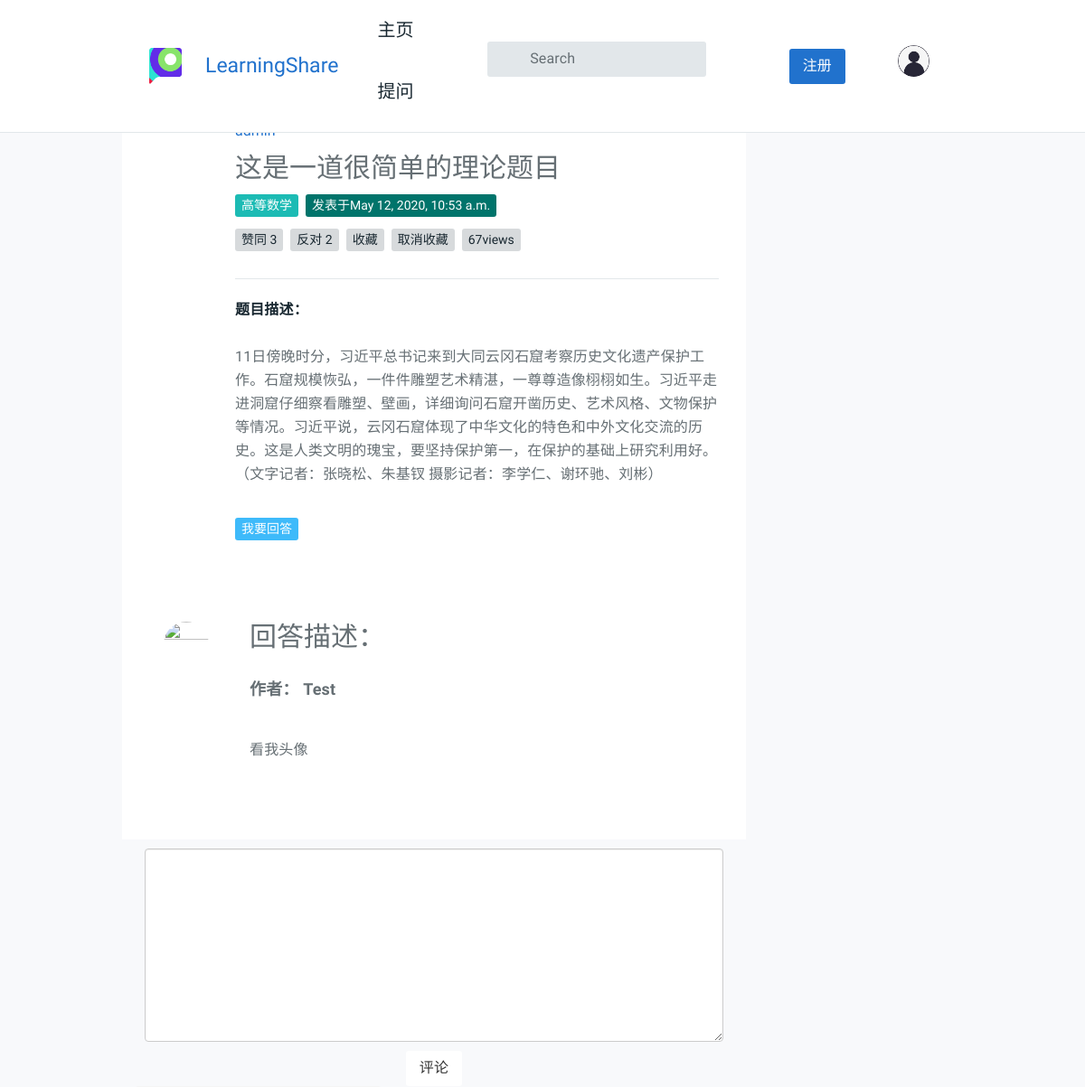
Before: /answer/answer/comment/25/ (signed in) with the older database file.
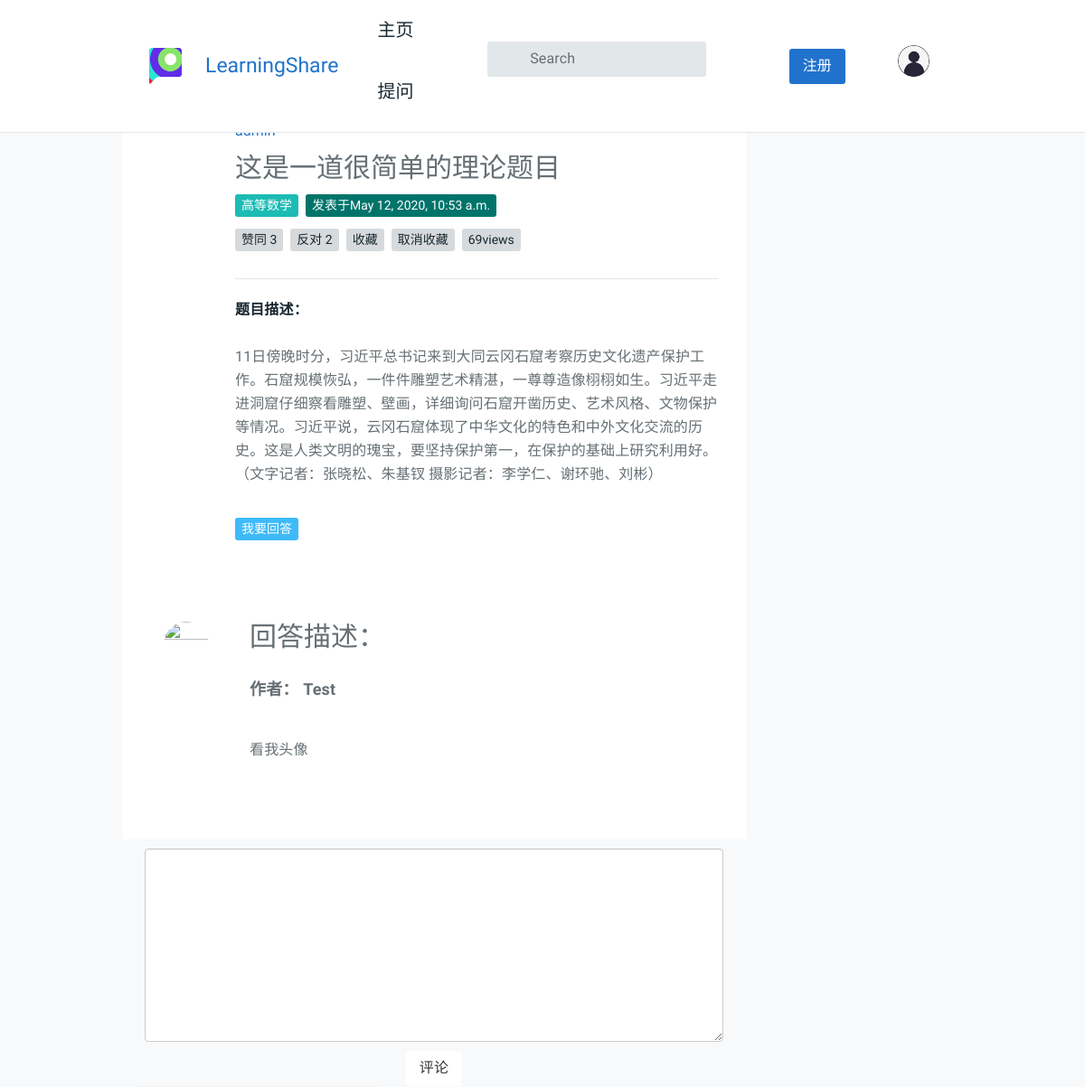
After: the same page with the newer database file.
### QuestionApp/models.py (models this page shows, shortened)
class Question(models.Model):
    user = models.ForeignKey(User, verbose_name='提问者', related_name='questions',on_delete=models.CASCADE)
    questionTitle = models.CharField('问题标题', max_length=40, unique=True, blank=False)
    questionCategory = models.ForeignKey('CategoryApp.Category', verbose_name='板块名称', on_delete=models.CASCADE)
    questionDescription = models.TextField('详细描述')
    created=models.DateTimeField(default=timezone.now, verbose_name='发布日期')
    publishDate = models.DateTimeField(auto_now=True, verbose_name='更新日期')
    goodNum = models.IntegerField(default=0, verbose_name='赞数')
    badNum = models.IntegerField(default=0, verbose_name='反对数')
    grade = models.IntegerField(default=0, verbose_name='综合质量')
    collect = models.ManyToManyField(User, related_name='collect_question', verbose_name='收藏', blank=True)
    users_like = models.ManyToManyField(User, related_name="questions_like", blank=True)
    users_unlike = models.ManyToManyField(User, related_name="questions_unlike", blank=True)
    views = models.IntegerField(default=0, verbose_name="阅读次数")

### CategoryApp/models.py (models this page shows)
class Category(models.Model):
    name = models.CharField(max_length=20, unique=True, verbose_name='分组名称')
    number = models.IntegerField(unique=True, verbose_name='分组序号')
    def __str__(self):
        return self.name

### AnswerApp/views.py (the view, shortened to what this page needs)
# urls.py: path('answer/comment/<int:answer_id>/', views.comment, name='answer_comment'),
@login_required(login_url='/account/login/')
def comment(request, answer_id):
    comment_answer = get_object_or_404(AnswerModel, id=answer_id)
    if request.method == 'GET':
        comment_form = CommentForm()
        return render(request, "question/comment.html",
                      {"answer": comment_answer, "comment_form": comment_form, "question": comment_answer.question,
                       "question_2": Question.objects.all().order_by('-views', 'created', 'questionTitle')[:10]})

### AnswerApp/forms.py
class CommentForm(forms.Form):
    comment_text = forms.CharField(label='请评论：', max_length=2000, required=True,
                                   widget=forms.Textarea(attrs={"class": "form-control"}))
    class Meta:
        model = Comment
        fields = ("commenter", "pub-time", "comment_text")

### AnswerApp/templatetags/markdown_extras.py (called while the page is built)
@register.filter()
@stringfilter
def markdown(value):
    return md.markdown(value, extensions=['markdown.extensions.fenced_code'])

### templates/question/comment.html
{% extends "question/content.html" %}
{% load static %}
{% load markdown_extras %}
{% block comment %}
    <div class="tt-topic-list">
        <div class="tt-item">
            <div class="tt-single-topic">
                <div class="tt-item-info info-top">
                    <div class="tt-avater-title">
                        <h2>回答描述：</h2>
                    </div>
                </div>
                <div class="tt-item-description">
                    <div class="tt-item-header pt-noborder">
                        <div class="tt-item-info info-top">
                            <div class="tt-avatar-icon">
                                {% if answer.author.userinfo.photo %}
                                <img src="{{ answer.author.userinfo.photo | striptags }}" height="50" width="50"
                                     class="img-circle" id="my_photo" name="user_face">
                                {% else %}
                                <img name="user_face" src="{% static 'images/default.jpg' %}" height="50" width="50"
                                     class="img-circle" width="270px" id="my_photo">
                                {% endif %}
                            </div>
                        <div class="tt-avater-title">
                                <h4><strong>作者： {{ answer.author }}</strong></h4>
                            </div>
                        </div>
                    </div>
                    <div class="tt-item-description">
                         <p>{{ answer.answer_text | markdown | safe }}</p>
                    </div>
                </div>
            </div>
        </div>
    <form class="form-horizontal" action="." method="post">{% csrf_token %}
    <div class="col" style="margin-top: 10px;">
        <div class="text-left" style="margin:10px">
            {{ comment_form.comment_text }}
        </div>
        <div class="col text-center vertical-middle-sm" >
            <button type="submit" class="btn btn-default btn-lg" >评论</button>
		</div>
    </div>
    </form>
{% endblock %}

### templates/question/content.html (shortened to what this page needs)
{% extends "index.html" %}
{% load markdown_extras %}
{% load static %}
{% block content %}
<div class="col-sm-9">
    <div class="tt-single-topic-list">
        <div class="tt-item">
            <div class="tt-single-topic">
                <div class="tt-item-header">
                    <div class="tt-item-info info-top">
                        <div class="tt-avater-title">
                            <a href="#">{{ question.user }}</a>
                        </div>
                        <a href="#" class="tt-info-time">
                            <i class="tt-icon"></i>{{timezone.now}}
                        </a>
                    </div>
                    <h1 class="tt-item-title">
                        <h2>{{ question.questionTitle }}</h2>
                    </h1>
                    <div class="tt-item-tag">
                        <ul class="tt-list-badge">
                            <li><a href="#"><span class="tt-color07 tt-badge">{{ question.questionCategory }}</span></a>
                            </li>
                            <li><a href="#"><span class="tt-color09 tt-badge">发表于{{ question.created }}</span></a>
                            </li>
                        </ul>
                    </div>
                    <div class="tt-item-tag">
                        <ul class="tt-list-badge">
                            <li><a id="like-it" href="{% url 'question:like_question' id=question.id action='like'%}">
                                    <span class="tt-badge">赞同 {{ question.users_like.count }}</span></a></li>
                            <li><a id="unlike-it"
                                    href="{% url 'question:like_question' id=question.id action='unlike'%}">
                                    <span class="tt-badge">反对 {{ question.users_unlike.count }}</span></a></li>
                            <li><a href="{% url 'question:collect_question' id=question.id action='收藏' %}">
                                    <span class="tt-badge">收藏</span></a></li>
                            <li><a href="{% url 'question:cancel_collect_question' id=question.id action='取消收藏' %}">
                                    <span class="tt-badge">取消收藏</span></a></li>
                         <li><a  href="#"><span class="tt-badge"> {{ question.views }}view{{ question.views|pluralize }}
                                    </span></a></li>
                        </ul>
                    </div>
                </div>
                <div class="tt-item-description">
                    <h6 class="tt-title">题目描述：</h6>
                    <p>{{ question.questionDescription | markdown | safe }}</p>
                </div>
                <div class="tt-item-info info-bottom">
                    <div class="tt-item-tag">
                        <ul class="tt-list-badge">
                            <li><a href="{% url 'answer:answer_question' question_id=question.id%}">
                                    <span class="tt-color03 tt-badge">我要回答</span></a></li>
                        </ul>
                    </div>
                </div>
            </div>
        </div>
        {% block answer %}
        {% block comment %}{% endblock %}
        {% endblock %}
    </div>
</div>
{% endblock %}

Changed rows visible on the page:
changed Question "这是一道很简单的理论题目": views "67" → "69"
